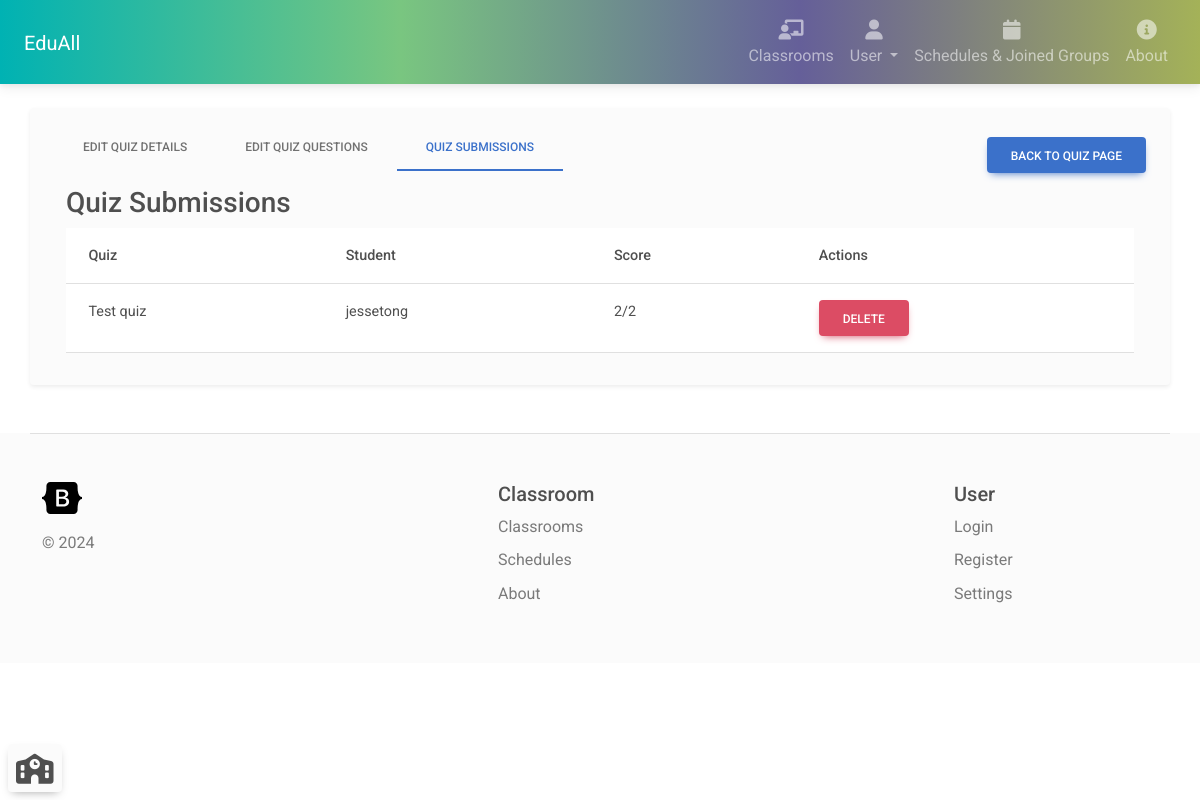
Page /classroom/quiz/2/answers (signed in) on the committed database.
### classroom_manager/models.py (models this page shows, shortened)
class QuizSubmission(models.Model):
    student = models.ForeignKey(User, on_delete=models.CASCADE)
    quiz = models.ForeignKey(Quiz, on_delete=models.CASCADE)
    submissionDate = models.DateTimeField(auto_now_add=True)
    correctCount = models.IntegerField(default=0)

class Quiz(models.Model):
    title = models.CharField(max_length=200)
    description = models.CharField(max_length=3000)
    classroom = models.ForeignKey(Classroom, on_delete=models.CASCADE)
    deadline = models.DateTimeField(null=True)

### classroom_manager/views.py (the view)
# urls.py: path('classroom/quiz/<int:quizId>/answers', views.studentQuizSubmissions, name="student_quiz_submissions"),
@login_required(login_url='login')
def studentQuizSubmissions(request: HttpRequest, quizId: int):
    if request.method == 'GET':
        quiz = Quiz.objects.filter(id=quizId).first()
        if quiz == None:
            return render(request, '404page.html')
        if not isTeacher(request.user.id, quiz.classroom.id):
            return render(request, '403page.html')
        quizQuestionCount = QuizQuestion.objects.filter(quiz=quiz).count()
        submissions = QuizSubmission.objects.filter(quiz=quiz).all()
        context = {'quiz': quiz, 'submissions': submissions, 'questionCount': quizQuestionCount}
        return render(request, 'quiz_submissions.html', context)
    else:
        return render(request, '404page.html')

### classroom_manager/views.py (called while the page is built)
def isTeacher(userId, classroomId):
    user = User.objects.filter(id=userId).first()
    classroom = Classroom.objects.filter(id=classroomId, teachers__id__contains=userId).first()
    if user == None or classroom == None:
        return False
    return True

### classroom_manager/templates/quiz_submissions.html (shortened to what this page needs)
{% extends 'navbar.html' %}
{% block content %}
<div class="d-flex justify-content-between align-items-center">
    <ul class="nav nav-tabs mb-3" id="ex1" role="tablist">
        <li class="nav-item" role="presentation">
        <a
            data-mdb-tab-init
            class="nav-link"
            id="edit-quiz-details-tab-control"
            href="{% url 'quiz_details' quiz.id %}"
            role="tab"
            aria-controls="edit-quiz-details-tab"
            aria-selected="true" on-click="quizDetailsTabClicked"
            >Edit quiz details</a>
        </li>
        <li class="nav-item" role="presentation">
        <a data-mdb-tab-init class="nav-link"
            id="question-edit-tab-control"
            href="{% url 'quiz_question_details' quiz.id %}"
            role="tab"
            aria-controls="question-edit-tab" on-click="questionEditTabClicked"
            aria-selected="false" >Edit quiz questions</a>
        </li>
        <li class="nav-item" role="presentation">
            <a data-mdb-tab-init class="nav-link active bg-light"
            id="quiz-submission-tab-control"
            href="#quiz-submission-tab"
            role="tab"
            aria-controls="quiz-submission-tab" on-click="questionEditTabClicked"
            aria-selected="false" >Quiz submissions</a>
        </li>
    </ul>
    <a href="{% url 'quiz_page' quiz.classroom.id %}" class="btn btn-primary">Back to quiz page</a>
</div>
<div class="tab-content" id="ex1-content">
    <div class="tab-pane fade show active" id="quiz-submission-tab" role="tabpanel" aria-labelledby="quiz-submission-tab-control" >
        <div class="container">
            <h3>Quiz Submissions</h3>
            <table class="table">
                <thead>
                    <tr>
                        <th>Quiz</th>
                        <th>Student</th>
                        <th>Score</th>
                        <th>Actions</th>
                    </tr>
                </thead>
                <tbody>
                    {% for submission in submissions %}
                        <tr>
                            <td>{{ submission.quiz.title }}</td>
                            <td>{{ submission.student.username }}</td>
                            <td>{{ submission.correctCount }}/{{ questionCount }}</td>
                            <td>
                                <form action="{% url 'delete_quiz_answer' submission.id %}" method="POST">
                                    <button type="submit" class="btn btn-danger">Delete</button>
                                </form>
                            </td>
                        </tr>
                    {% endfor %}
                </tbody>
            </table>
        </div>
    </div>
</div>
{% endblock %}

### classroom_manager/static/css/variables.css (style rules this page uses)
:root { --primary: #155bd5; --primary-dark: #1c3ab6; --primary-light: #e2f1ff; --accent: #00d4d7; --accent-dark: #00bac1; --accent-light: #dff9f8; --success: #13d527; --success-dark: #00ae11; --success-light: #eafbe7; --secondary: #8f15d5; --secondary-dark: #6013c7; --secondary-light: #f4e5fa; --info: #15b2d5; --info-dark: #0f8ca8; --info-light: #e0f5fa; --caution: #dbbb25; --caution-dark: #d58f15; --caution-light: #fbf9e4; --error: #e6185e; --error-dark: #bf1257; --error-light: #fce4eb; --black: #1d1d1d; --dark-1: #2d2d2d; --dark-2: #4d4d4d; --dark-3: #6d6d6d; --gray-1: #8d8d8d; --gray-2: #adadad; --gray-3: #cdcdcd; --gray-4: #e0e0e0; --light-1: #efefef; --light-2: #f5f5f5; --light-3: #fafafa; --white: #ffffff; --gradient-1: linear-gradient(180deg, #155bd5 0%, #1c3ab6 100%); --gradient-2: linear-gradient(180deg, #155bd5 13.02%, #00d4d7 85.42%); --gradient-3: linear-gradient(180deg, #155bd5 0%, #8f15d5 100%); --gradient-4: linear-gradient(180deg, #155bd5 0%, #13d527 100%); --gradient-5: linear-gradient(180deg, #155bd5 0%, #15bbd5 100%); --gradient-6: linear-gradient(180deg, #155bd5 0%, #dbbb25 100%); --gradient-7: linear-gradient(180deg, #155bd5 0%, #e6185e 100%); --gradient-8: linear-gradient(180deg, #1c3ab6 0%, #00bac1 100%); --gradient-9: linear-gradient(180deg, #00d4d7 13.02%, #155bd5 85.42%); --shadow-1: 0px 0px 1px rgba(40, 41, 61, 0.08), 0px 0.5px 2px rgba(96, 97, 112, 0.16); --shadow-2: 0px 0px 1px rgba(40, 41, 61, 0.04), 0px 2px 4px rgba(96, 97, 112, 0.16); --shadow-3: 0px 0px 2px rgba(40, 41, 61, 0.04), 0px 4px 8px rgba(96, 97, 112, 0.16); --shadow-4: 0px 2px 4px rgba(40, 41, 61, 0.04), 0px 8px 16px rgba(96, 97, 112, 0.16); --shadow-5: 0px 2px 8px rgba(40, 41, 61, 0.04), 0px 16px 24px rgba(96, 97, 112, 0.16); --shadow-6: 0px 2px 8px rgba(40, 41, 61, 0.08), 0px 20px 32px rgba(96, 97, 112, 0.24); }

### rows in the picture
QuizSubmission: quiz "Test quiz", student.username "jessetong", correctCount "2", questionCount "2"
